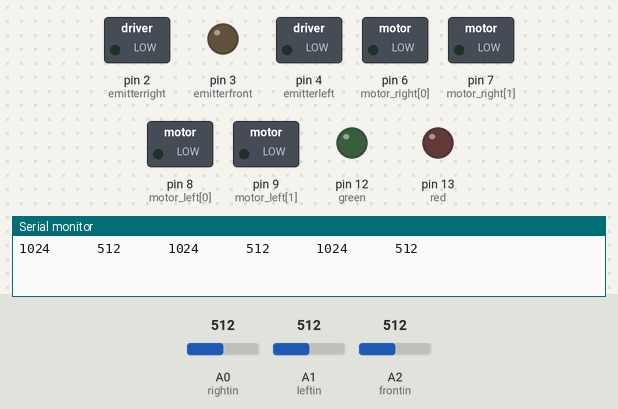
Recording of a sketch running on a simulated Arduino Uno, built with avr-gcc and run on an emulated ATmega328P. On the bench: switched loads named in the sketch (green lamp = pin HIGH), output pins drawn as LEDs (lit = HIGH), the last lines printed to the serial monitor. The inputs (shaded band) are chosen by the test bench; at power-on: A0 (rightin) = 512, A1 (leftin) = 512, A2 (frontin) = 512.

Above: at 23.12 s.
At 26.06 s:
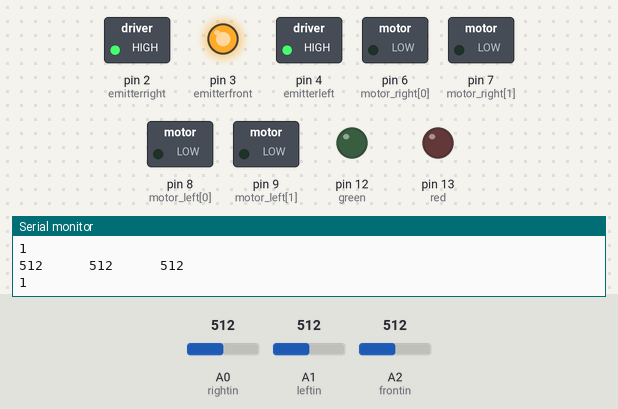
Timing chart, 0 to 26.4 s (numbered marks = the images above):
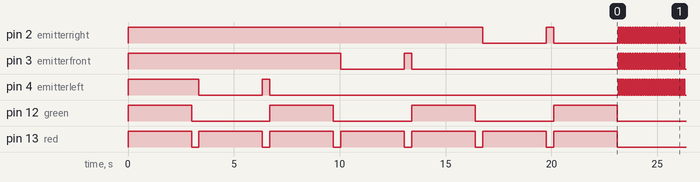

The sketch:

ir_l293d_calibrate.ino
```cpp
int motor_right[] = {6, 7};
int motor_left[] = {8, 9};
int valueleft,valueright,valuefront;
int emitterleft=4;
int emitterright=2;
int emitterfront=3;
int frontin=A2;
int rightin=A0;
int leftin=A1;
int turndelay=580;
int red=13;
int green=12;
int rightref,leftref,frontref,rightlow,leftlow,frontlow;

void setup() {
  // put your setup code here, to run once:
initialize();
calibrate();
}

void loop() {int test;

  delay(50);sense();
  test=rightblock(valueright);
  Serial.println(test);
}

int rightblock(int rightread){
if(rightread<=(rightref+0.25*rightref))
return 1;
else
return 0;
}

int frontblock(int frontread){
if(frontread<=(frontref+0.25*frontref))
return 1;
else
return 0;
}


int leftblock(int leftread){
if(leftread<=(leftref+0.25*leftref))
return 1;
else
return 0;
}


void calibrate()
{//left calibration
  digitalWrite(red,HIGH);
digitalWrite(green,HIGH);
delay(3000);
digitalWrite(red,LOW);
digitalWrite(green,LOW);
digitalWrite(emitterleft,HIGH);
delay(350);
 leftref=analogRead(leftin);
 digitalWrite(emitterleft,LOW);
digitalWrite(red,HIGH);
delay(3000);
digitalWrite(red,LOW);
digitalWrite(emitterleft,HIGH);
delay(350);
 leftlow=analogRead(leftin);
 digitalWrite(emitterleft,LOW);
 digitalWrite(red,HIGH);
digitalWrite(green,HIGH);
delay(3000);
digitalWrite(red,LOW);
digitalWrite(green,LOW);

leftref=2*leftref;

//front calibration


digitalWrite(emitterfront,HIGH);
delay(350);
 frontref=analogRead(frontin);
 digitalWrite(emitterfront,LOW);
digitalWrite(red,HIGH);
delay(3000);
digitalWrite(red,LOW);
digitalWrite(emitterfront,HIGH);
delay(350);
 frontlow=analogRead(frontin);
 digitalWrite(emitterfront,LOW);
 digitalWrite(red,HIGH);
digitalWrite(green,HIGH);
delay(3000);
digitalWrite(red,LOW);
digitalWrite(green,LOW);

frontref=2*frontref;


//right calibration


digitalWrite(emitterright,HIGH);
delay(350);
 rightref=analogRead(rightin);
 digitalWrite(emitterright,LOW);
digitalWrite(red,HIGH);
delay(3000);
digitalWrite(red,LOW);
digitalWrite(emitterright,HIGH);
delay(350);
 rightlow=analogRead(rightin);
 digitalWrite(emitterright,LOW);
 digitalWrite(red,HIGH);
digitalWrite(green,HIGH);
delay(3000);
digitalWrite(red,LOW);
digitalWrite(green,LOW);

rightref=2*rightref;


Serial.print(leftref);Serial.print("      ");
  Serial.print(leftlow);Serial.print("      ");
  Serial.print(frontref);Serial.print("      ");
  Serial.print(frontlow);Serial.print("      ");
  Serial.print(rightref);Serial.print("      ");
  Serial.println(rightlow);
}


void sense()
{

digitalWrite(emitterfront,HIGH);
digitalWrite(emitterright,HIGH);
digitalWrite(emitterleft,HIGH);
delay(50);
 valuefront=analogRead(frontin);
valueright=analogRead(rightin);
valueleft=analogRead(leftin);
digitalWrite(emitterfront,LOW);
digitalWrite(emitterright,LOW);
digitalWrite(emitterleft,LOW);
Serial.print(valuefront);
Serial.print("      ");
Serial.print(valueright);
Serial.print("      ");
Serial.println(valueleft);
delay(10);


}

void initialize(){
  Serial.begin(9600);

pinMode(frontin,INPUT);
pinMode(rightin,INPUT);
pinMode(leftin,INPUT);
pinMode(emitterleft,OUTPUT);
pinMode(emitterright,OUTPUT);
pinMode(emitterfront,OUTPUT);
pinMode(red,OUTPUT);
pinMode(green,OUTPUT);
digitalWrite(emitterfront,HIGH);
digitalWrite(emitterright,HIGH);
digitalWrite(emitterleft,HIGH);

 // Setup motors
 int i;
 for(i = 0; i < 2; i++){
 pinMode(motor_left[i], OUTPUT);
 pinMode(motor_right[i], OUTPUT);
 }

}


void motor_stop(){
 digitalWrite(motor_left[0], LOW);
 digitalWrite(motor_left[1], LOW);

 digitalWrite(motor_right[0], LOW);
 digitalWrite(motor_right[1], LOW);
 delay(25);
}

void turn_right(){
 digitalWrite(motor_left[0], HIGH);
 digitalWrite(motor_left[1], LOW);

 digitalWrite(motor_right[0], HIGH);
 digitalWrite(motor_right[1], LOW);
 delay(turndelay);
}

void turn_left(){
 digitalWrite(motor_left[0], LOW);
 digitalWrite(motor_left[1], HIGH);

 digitalWrite(motor_right[0], LOW);
 digitalWrite(motor_right[1], HIGH);
 delay(turndelay);
}

void drive_backward(){
 digitalWrite(motor_left[0], LOW);
 digitalWrite(motor_left[1], HIGH);

 digitalWrite(motor_right[0], HIGH);
 digitalWrite(motor_right[1], LOW);
}

void drive_forward(){
 digitalWrite(motor_left[0], HIGH);
 digitalWrite(motor_left[1], LOW);

 digitalWrite(motor_right[0], LOW);
 digitalWrite(motor_right[1], HIGH);
}
```

Measured:
- by itself, pin 2 (emitterright): goes LOW 3.0 s, HIGH 0.35 s, LOW 3.1 s, 151 × (HIGH 0.05 s, LOW 0.06 s), HIGH 0.05 s, then LOW
- by itself, pin 3 (emitterfront): goes LOW 3.0 s, HIGH 0.35 s, LOW 9.8 s, 151 × (HIGH 0.05 s, LOW 0.06 s), HIGH 0.05 s, then LOW
- by itself, pin 4 (emitterleft): goes LOW 3.0 s, HIGH 0.35 s, LOW 16.5 s, 151 × (HIGH 0.05 s, LOW 0.06 s), HIGH 0.05 s, then LOW
